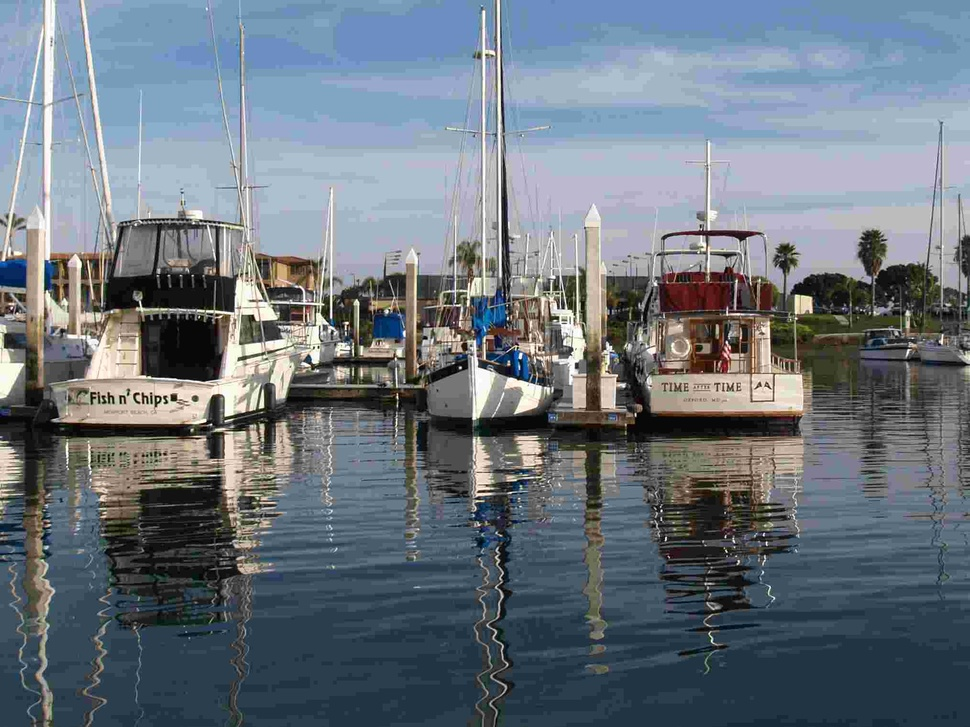
#> input picture eval/comp-10.jpg, 970 x 727 px, shrunk from 2028 x 1521 before the run; the run also reads 1 picture not shown here
$ python evaluate.py comp-10.jpg comp-30.jpg
#> lines starting #> are read from the running program, lines starting #| are printed output that depends on the picture; long printed decimals are rounded
from __future__ import annotations
import sys
import numpy as np
from numpy.typing import NDArray
from PIL import Image


def calculate_mse(original: NDArray, modified: NDArray) -> int:
    diff = np.subtract(original, modified)
    mse = np.mean(np.square(diff))
    return mse


def calculate_psnr(original: NDArray, modified: NDArray) -> float:
    mse = calculate_mse(original, modified)
    if mse == 0:
        return 100
    max_pixel_value = 255.0
    psnr = 20 * np.log10(max_pixel_value) - 10 * np.log10(mse)
    return psnr


def main() -> int:
    """
    Test images from wikipedia: https://en.wikipedia.org/wiki/Peak_signal-to-noise_ratio
    comp-90: 45.53
    comp-30: 36.81
    comp-10: 31.45
    """
    args = sys.argv
    assert len(args) == 3

    orig = np.array(Image.open(args[1]))
#> orig is the input picture: shape (727, 970, 3); mean R, G, B 107.3, 117.1, 126.6
    comp = np.array(Image.open(args[2]))
    mse = calculate_mse(orig, comp)
#> in calculate_mse, `diff = np.subtract(original, modified)`:
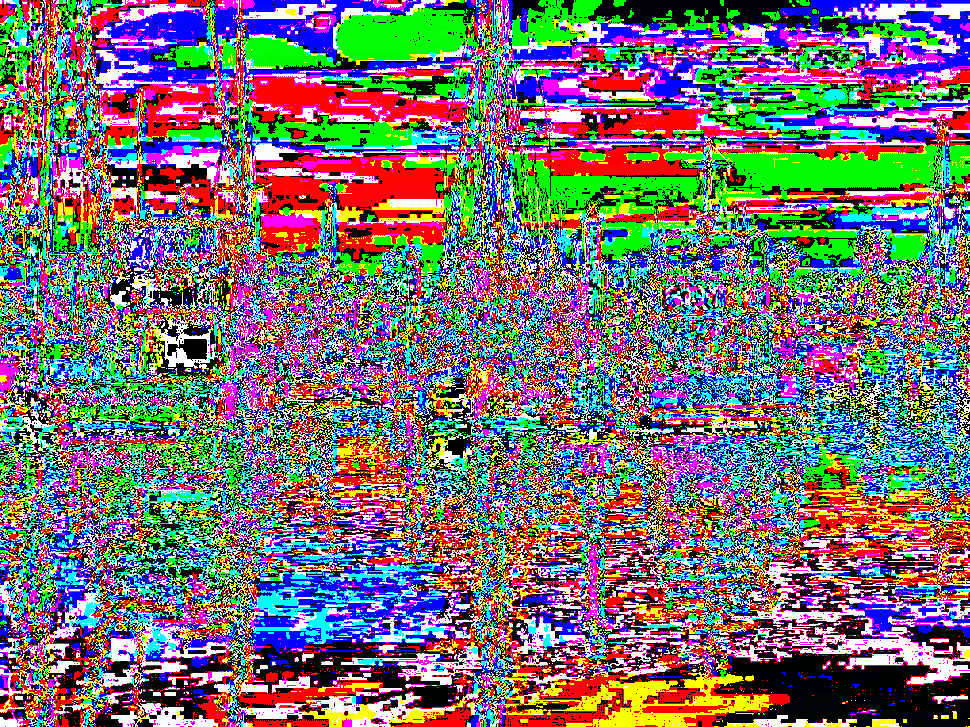
#> diff: shape (727, 970, 3); mean R, G, B 120, 113.2, 116.1
#> in calculate_mse, `mse = np.mean(np.square(diff))`: mse = 37.42
#> mse = 37.42
    psnr = calculate_psnr(orig, comp)
#> in calculate_psnr, `psnr = 20 * np.log10(max_pixel_value) - 10 * np.log10(mse)`: psnr = 32.4
#> psnr = 32.4
    print(f"MSE: {mse}")
#| MSE: 37.421
    print(f"PSNR: {psnr}")
#| PSNR: 32.400
    return 0


if __name__ == "__main__":
    raise SystemExit(main())
#> (the program exits here)
